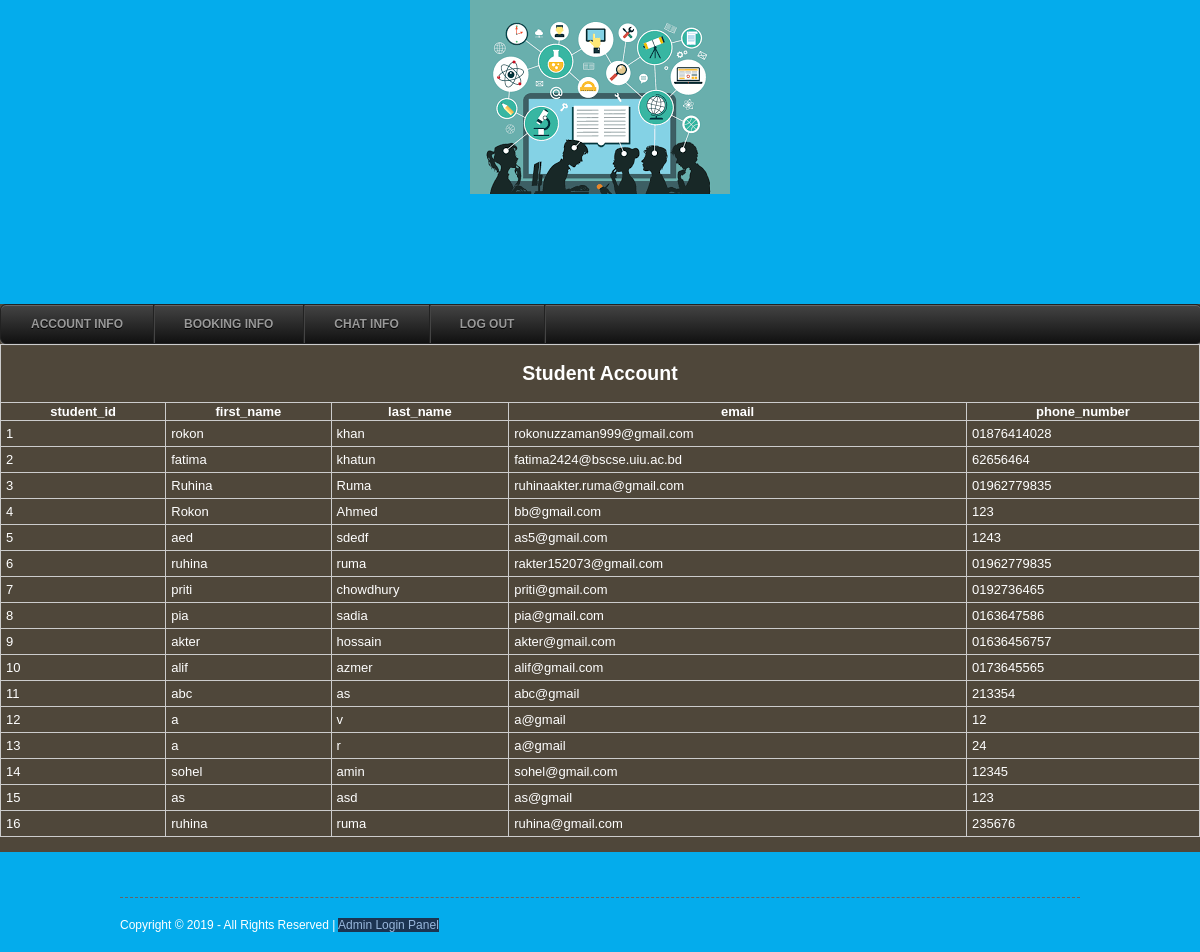
The app's page /db_student_login.php (signed in) with its own data.
### tables this page shows
CREATE TABLE `student` (
  `student_id` int(50) NOT NULL,
  `first_name` varchar(50) NOT NULL,
  `last_name` varchar(50) NOT NULL,
  `email` varchar(50) NOT NULL,
  `phone_number` varchar(50) NOT NULL,
  `password` varchar(50) NOT NULL
);

### db_student_login.php (the view, shortened to what this page needs)
<?php
include("studenthome.php");
$conn = mysqli_connect("localhost", "root" , "", "online_teaching_system");
$sql = "SELECT student_id, first_name, last_name, email, phone_number from student" ;
$result = $conn-> query($sql);
?>
<!DOCTYPE html>
<html>
<head>
</head>
<body>
<table align ="center" border="1px">
	<tr>
		<th colspan="5"><h2>Student Account</h2></th>
	</tr>
	<t>
		<th>student_id</th>
		<th>first_name</th>
		<th>last_name</th>
		<th>email</th>
		<th>phone_number</th>
	</t>
	<?php
	while($row = $result->fetch_assoc()){
    ?>
		<tr>
		  <td><?php echo $row['student_id']; ?></td>
          <td><?php echo $row['first_name']; ?></td>
          <td><?php echo $row['last_name']; ?></td>
		  <td><?php echo $row['email']; ?></td>
		  <td><?php echo $row['phone_number']; ?></td>
		</tr>
	<?php
    }
	?>
</table>
</body>
</html>
<?php
include("footer.php");
?>

### studenthome.php (shortened to what this page needs)
<!DOCTYPE html PUBLIC "-//W3C//DTD XHTML 1.0 Transitional//EN" "http://www.w3.org/TR/xhtml1/DTD/xhtml1-transitional.dtd">
<html xmlns="http://www.w3.org/1999/xhtml">
<head>
	<link rel="stylesheet" href="layout/styles/layout.css" type="text/css">
</head>
	<body id="top">
		<div class="wrapper col1">
			<center><a href="index.php"><img src="images/logo_header.png"></a></center>
			<div id="head">
			</div>
		</div>
		<div style="text-align:center">
		   <?php
			include("menu.php");
			?>
		</div>
	</body>
</html>

### menu.php (shortened to what this page needs)
<?php
if(isset($_SESSION[adminid]))
{
?>
<div id="mmenu">
    <li>
        <a href=" ######### ">Account Info</a>
    </li>
    <li><a href=" ######### ">Booking Info</a>
    </li>
    <li>
        <a href=" ######### ">Chat Info</a>
    </li>
    <li><a href="logout.php">Log Out</a></li>
</div>
<?php
}
?>

### footer.php (shortened to what this page needs)
<div class="wrapper col5">
  <div id="footer">
    <div id="copyright">
      <p class="fl_left">Copyright &copy; 2019 - All Rights Reserved | <a href="admin_login.php">Admin Login Panel</a></p>
      <br class="clear" />
    </div>
  </div>
</div>

### layout/styles/layout.css (style rules this page uses)
html { overflow-y:scroll; }
body { margin:0; padding:0; font-size:13px; font-family:verdana, Arial, Helvetica, sans-serif; color:#FFFFFF; background-color:#4F473A; }
a { outline:none; text-decoration:none; }
.fl_left, .imgl { float:left; }
img { margin:0; padding:0; border:0; }
div.wrapper { display:block; width:100%; margin:0; text-align:left; }
.col1 { color:#000000; background-color:#04acec; }
.col5 { color:#FFFFFF; background-color:#04acec; }
#head, #gallery, #breadcrumb, #container, #footer { display:block; position:relative; width:960px; margin:0 auto; }
#head { height:110px; z-index:1000; }
#footer { padding:20px 0; }
#footer a { color:#98B7DC; background-color:#1C3451; }
#copyright { display:block; float:left; width:100%; margin:25px 0 0 0; padding:20px 0 0 0; font-size:12px; border-top:1px dashed #666666; }
#copyright p { margin:0; padding:0; }

### layout/styles/tables.css (style rules this page uses)
table { width:100%; border-collapse:collapse; table-layout:auto; vertical-align:top; margin-bottom:15px; border:1px solid #CCCCCC; }
table tbody td { vertical-align:top; border-collapse:collapse; border-left:1px solid #CCCCCC; border-right:1px solid #CCCCCC; }
table thead th, table tbody td { padding:5px; border-collapse:collapse; }

### menu.php (style rules this page uses)
#mmenu, #mmenu ul { margin: 0; padding: 0; list-style: none; }
#mmenu { width: 100%; border: 1px solid #222; background-color: #111; background-image: -moz-linear-gradient(#444, #111); background-image: -webkit-gradient(linear, left top, left bottom, from(#444), to(#111)); background-image: -webkit-linear-gradient(#444, #111); background-image: -o-linear-gradient(#444, #111); background-image: -ms-linear-gradient(#444, #111); background-image: linear-gradient(#444, #111); -moz-border-radius: 6px; -webkit-border-radius: 6px; border-radius: 6px; -moz-box-shadow: 0 1px 1px #777, 0 1px 0 #666 inset; -webkit-box-shadow: 0 1px 1px #777, 0 1px 0 #666 inset; box-shadow: 0 1px 1px #777, 0 1px 0 #666 inset; }
#mmenu:before, #mmenu:after { content: ""; display: table; }
#mmenu:after { clear: both; }
#mmenu { zoom: 1; }
#mmenu li { float: left; border-right: 1px solid #222; -moz-box-shadow: 1px 0 0 #444; -webkit-box-shadow: 1px 0 0 #444; box-shadow: 1px 0 0 #444; position: relative; }
#mmenu a { float: left; padding: 12px 30px; color: #999; text-transform: uppercase; font: bold 12px Arial, Helvetica; text-decoration: none; text-shadow: 0 1px 0 #000; }

### records on screen
student: student_id "1", first_name "rokon", last_name "khan", email "rokonuzzaman999@gmail.com", phone_number "01876414028"
student: student_id "2", first_name "fatima", last_name "khatun", email "fatima2424@bscse.uiu.ac.bd", phone_number "62656464"
student: student_id "3", first_name "Ruhina", last_name "Ruma", email "ruhinaakter.ruma@gmail.com", phone_number "01962779835"
student: student_id "4", first_name "Rokon", last_name "Ahmed", email "bb@gmail.com", phone_number "123"
student: student_id "5", first_name "aed", last_name "sdedf", email "as5@gmail.com", phone_number "1243"
student: student_id "6", first_name "ruhina", last_name "ruma", email "rakter152073@gmail.com", phone_number "01962779835"
student: student_id "7", first_name "priti", last_name "chowdhury", email "priti@gmail.com", phone_number "0192736465"
student: student_id "8", first_name "pia", last_name "sadia", email "pia@gmail.com", phone_number "0163647586"
student: student_id "9", first_name "akter", last_name "hossain", email "akter@gmail.com", phone_number "01636456757"
student: student_id "10", first_name "alif", last_name "azmer", email "alif@gmail.com", phone_number "0173645565"
student: student_id "11", first_name "abc", last_name "as", email "abc@gmail", phone_number "213354"
student: student_id "12", first_name "a", last_name "v", email "a@gmail", phone_number "12"
student: student_id "13", first_name "a", last_name "r", email "a@gmail", phone_number "24"
student: student_id "14", first_name "sohel", last_name "amin", email "sohel@gmail.com", phone_number "12345"
student: student_id "15", first_name "as", last_name "asd", email "as@gmail", phone_number "123"
student: student_id "16", first_name "ruhina", last_name "ruma", email "ruhina@gmail.com", phone_number "235676"
